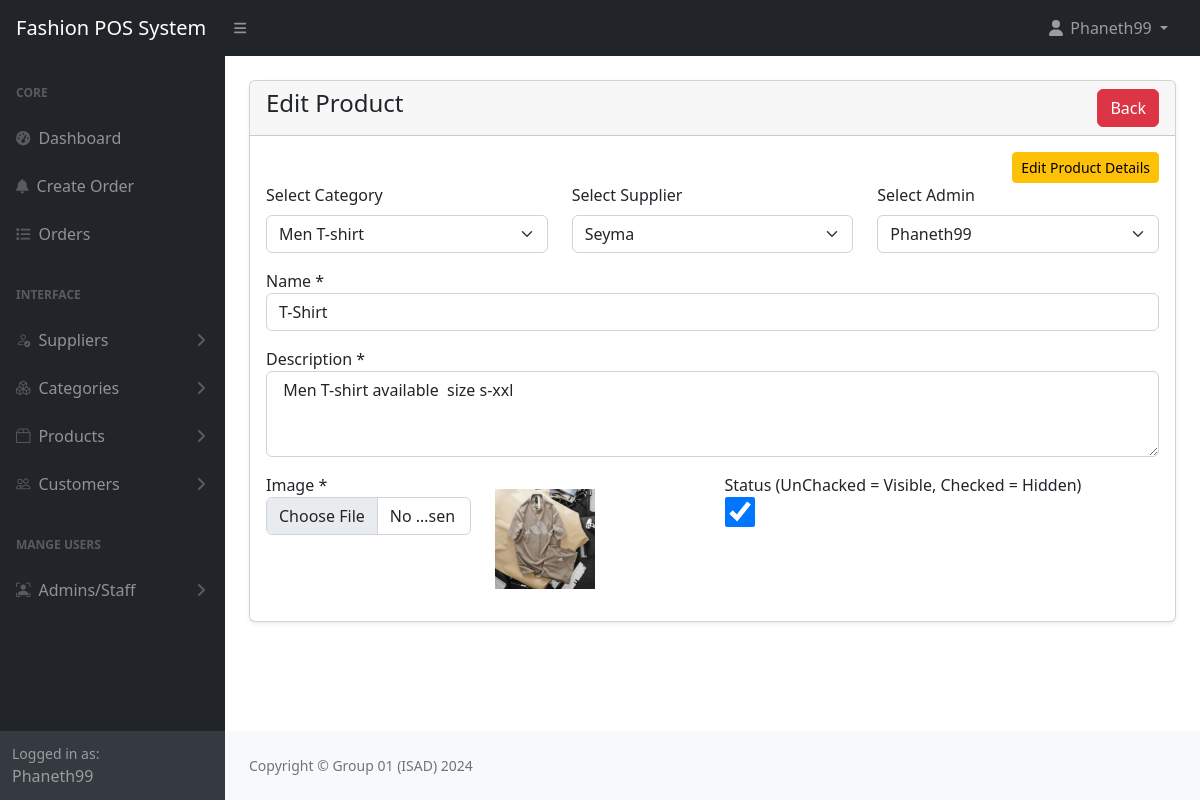
The page /admin/products-edit.php?id=1 (signed in) on the database its author committed.
### tables this page shows
CREATE TABLE `products` (
  `id` int(11) NOT NULL,
  `category_id` int(11) NOT NULL,
  `supplier_id` int(11) NOT NULL,
  `admin_id` int(11) NOT NULL,
  `name` varchar(40) NOT NULL,
  `description` mediumtext NOT NULL,
  `sale_price` int(11) NOT NULL,
  `purchase_price` int(11) NOT NULL,
  `quantity` int(11) NOT NULL,
  `size` varchar(40) NOT NULL,
  `color` varchar(40) NOT NULL,
  `image` varchar(255) NOT NULL,
  `status` tinyint(1) NOT NULL DEFAULT 0 COMMENT '0 = visible, 1=hidden',
  `created_at` date NOT NULL DEFAULT current_timestamp()
);

CREATE TABLE `categories` (
  `id` int(11) NOT NULL,
  `name` varchar(40) NOT NULL,
  `description` mediumtext DEFAULT NULL,
  `status` tinyint(1) NOT NULL DEFAULT 0 COMMENT '1=visible,0=hidden'
);

CREATE TABLE `suppliers` (
  `id` int(11) NOT NULL,
  `name` varchar(255) NOT NULL,
  `email` varchar(255) DEFAULT NULL,
  `phone` varchar(255) DEFAULT NULL,
  `address` varchar(255) NOT NULL,
  `company` varchar(255) NOT NULL,
  `status` tinyint(1) NOT NULL DEFAULT 0 COMMENT '	0=visible,1=hidden',
  `create_at` date NOT NULL DEFAULT current_timestamp()
);

### config/function.php (called while the page is built, shortened)
<?php
require 'dbcon.php';
function validate($inputData)
{
    global $conn;
    $validateData =  mysqli_real_escape_string($conn, $inputData);
    return trim($validateData);
}
function getAll($tableName, $status = NULL)
{
    global $conn;
    $table = validate($tableName);
    $status = validate($status);
    if ($status == 'status') {
        $query = "SELECT * FROM $table where status='0'";
    } else {
        $query = "SELECT * FROM $table";
    }
    return mysqli_query($conn, $query);
}
function getByid($tableName, $id)
{
    global $conn;
    $table = validate($tableName);
    $id = validate($id);
    $query = "SELECT * FROM $table WHERE id ='$id' LIMIT 1 ";
    $result = mysqli_query($conn, $query);
    if ($result) {
        if (mysqli_num_rows($result) == 1) {
            $row = mysqli_fetch_assoc($result);
            $respone = [
                'status' => 200,
                'data' => $row,
                'message' => 'Record Found!'
            ];
            return $respone;
        } else {
            $respone = [
                'status' => 404,
                'message' => 'No Data Found!'
            ];
            return $respone;
        }
    } else {
        $respone = [
            'status' => 500,
            'message' => 'Something Went Wrong!'
        ];
        return $respone;
    }
}
function checkParamId($type){
    if(isset($_GET[$type])){
        if($_GET[$type] != ''){
            return $_GET[$type];
        }else{
            return '<h5>No Id Found!</h5>';
        }
    }else{
        return'<h5>No Id Given</h5>';
    }
}
?>

### admin/authentication.php (called while the page is built, shortened)
<?php
if(isset($_SESSION['loggedIn'])){
    $email = validate($_SESSION['loggedInUser']['email']);
    $query = "SELECT * FROM admins WHERE email = '$email' LIMIT 1 ";
    $result = mysqli_query($conn,$query);
}else{
    redirect('../login.php','Login to continue...');
}
?>

### admin/products-edit.php (the view, shortened to what this page needs)
<?php include('includes/header.php'); ?>
<div class="container-fluid px-4">
    <div class="card mt-4 shadow-sm">
        <div class="card-header">
            <h4 class="mb-0">Edit Product
                <a href="products.php" class="btn btn-danger float-end">Back</a>
            </h4>
        </div>
        <div class="card-body">
            <div class="row">
                <div class="col-md-12 text-end">
                    <button type="submit" class="btn btn-warning btn-sm" data-bs-toggle="modal" data-bs-target="#insertProDetail"> Edit Product Details
                </div>
            </div>
            <form action="code.php" method="POST" enctype="multipart/form-data">
                <?php
                $product_id =  checkParamId('id');
                $product = getByid('products', $product_id);
                if ($product['status'] == 200) {
                ?>
                    <div class="row">
                        <div class="col-md-4 mb-3">
                            <label class="form-label">Select Category</label>
                            <select name="category_id" class="form-select">
                                <?php
                                $categories = getAll('categories');
                                if ($categories) {
                                    if (mysqli_num_rows($categories) > 0) {
                                        foreach ($categories as $cateItem) {
                                ?>
                                            <option value="<?= $cateItem['id']; ?>" <?= $product['data']['category_id'] == $cateItem['id'] ? 'selected' : ''; ?>>
                                                <?= $cateItem['name']; ?>
                                            </option>
                                <?php
                                        }
                                    } else {
                                        echo '<option value="">No Category found</option>;';
                                    }
                                } else {
                                    echo '<option value="">Something Went Wrong!</option>;';
                                }
                                ?>
                            </select>
                        </div>
                        <div class="col-md-4 mb-3">
                            <label class="form-label">Select Supplier</label>
                            <select name="supplier_id" class="form-select">
                                <?php
                                $suppliers = getAll('suppliers');
                                if ($suppliers) {
                                    if (mysqli_num_rows($suppliers) > 0) {
                                        foreach ($suppliers as $supItem) {
                                ?>
                                            <option value="<?= $supItem['id']; ?>" <?= $product['data']['supplier_id'] == $supItem['id'] ? 'selected' : ''; ?>>
                                                <?= $supItem['name']; ?>
                                            </option>
                                <?php
                                        }
                                    } else {
                                        echo '<option value="">No Supplier found</option>;';
                                    }
                                } else {
                                    echo '<option value="">Something Went Wrong!</option>;';
                                }
                                ?>
                            </select>
                        </div>
                        <div class="col-md-4 mb-3">
                            <label class="form-label">Select Admin</label>
                            <select name="admin_id" class="form-select">
                                <?php
                                $admins = getAll('admins');
                                if ($admins) {
                                    if (mysqli_num_rows($admins) > 0) {
                                        foreach ($admins as $adminItem) {
                                ?>
                                            <option value="<?= $adminItem['id']; ?>" <?= $product['data']['admin_id'] == $adminItem['id'] ? 'selected' : ''; ?>>
                                                <?= $adminItem['name']; ?>
                                            </option>
                                <?php
                                        }
                                    } else {
                                        echo '<option value="">No Admin found</option>;';
                                    }
                                } else {
                                    echo '<option value="">Something Went Wrong!</option>;';
                                }
                                ?>
                            </select>
                        </div>
                        <div class="col-12 mb-3">
                            <label for="name">Name *</label>
                            <input type="text" id="name" name="name" value="<?= $product['data']['name']; ?>" require class="form-control">
                        </div>
                        <div class="col-md-12 mb-3">
                            <label for="dec">Description *</label>
                            <textarea name="dec" id="dec" require class="form-control" rows="3"> <?= $product['data']['description']; ?></textarea>
                        </div>
                        <div class="col-md-3 mb-3">
                            <label for="image">Image *</label>
                            <input type="file" id="image" name="image" require class="form-control">
                        </div>
                        <div class="col-md-3 mb-3">
                            <img src="../<?= $product['data']['image']; ?>" style="width: 100px; height:100px" class="mt-3" alt="Image">
                        </div>
                        <div class="col-md-6">
                            <label for="status">Status (UnChacked = Visible, Checked = Hidden)</label>
                            <br>
                            <input type="checkbox" name="status" value="1" <?= $product['data']['status'] == true ? 'checked' : ''; ?> style="width: 30px; height: 30px;">
                        </div>
                    <?php } else {
                    echo '<h5>' . $product['message'] . '</h5>';
                }
                    ?>
            </form>
        </div>
    </div>
</div>
<?php include('includes/footer.php'); ?>

### rows shown on the page
products: category_id "Men T-shirt", supplier_id "Seyma", admin_id "Phaneth99", name "T-Shirt", dec "Men T-shirt available size s-xxl", image (picture), status "☑"

### other values the page prints
$_SESSION['loggedInUser']['name'] "Phaneth99"
